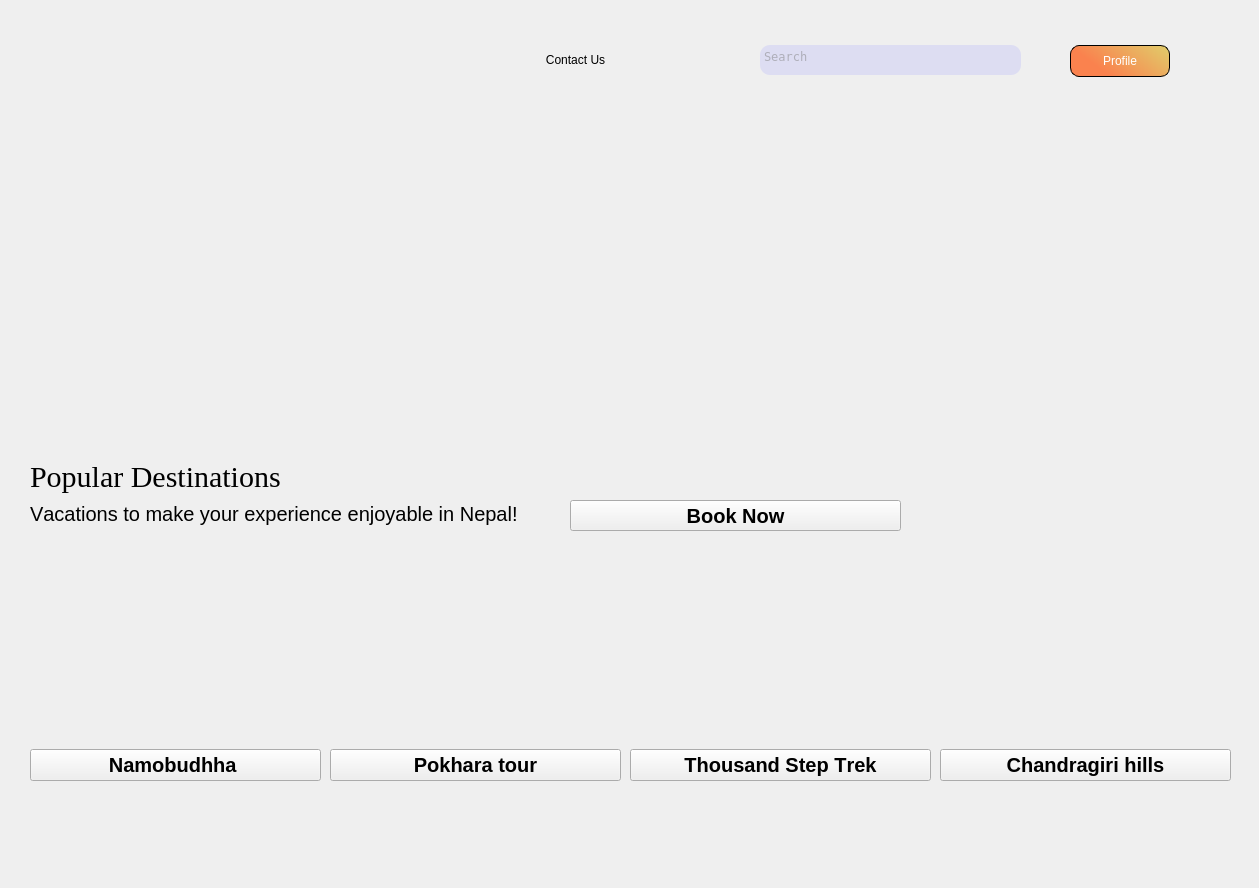
<?xml version="1.0" encoding="UTF-8"?>
<ui version="4.0">
 <class>MainWindow</class>
 <widget class="QMainWindow" name="MainWindow">
  <property name="geometry">
   <rect>
    <x>0</x>
    <y>0</y>
    <width>1259</width>
    <height>888</height>
   </rect>
  </property>
  <property name="minimumSize">
   <size>
    <width>1249</width>
    <height>888</height>
   </size>
  </property>
  <property name="font">
   <font>
    <kerning>false</kerning>
   </font>
  </property>
  <property name="focusPolicy">
   <enum>Qt::ClickFocus</enum>
  </property>
  <property name="windowTitle">
   <string>Homepage</string>
  </property>
  <property name="windowIcon">
   <iconset resource="source.qrc">
    <normaloff>:/images/images/logo-login.png</normaloff>:/images/images/logo-login.png</iconset>
  </property>
  <property name="styleSheet">
   <string notr="true"/>
  </property>
  <property name="documentMode">
   <bool>true</bool>
  </property>
  <widget class="QWidget" name="centralwidget">
   <property name="sizeIncrement">
    <size>
     <width>1280</width>
     <height>832</height>
    </size>
   </property>
   <property name="styleSheet">
    <string notr="true">#centralwidget{
border-image: url(:/images/home-page.png);
}</string>
   </property>
   <widget class="QLabel" name="Logo">
    <property name="geometry">
     <rect>
      <x>60</x>
      <y>40</y>
      <width>221</width>
      <height>31</height>
     </rect>
    </property>
    <property name="styleSheet">
     <string notr="true">background-repeat:no-repeat;
background-image: url(:/images/travelSphere.png);</string>
    </property>
    <property name="text">
     <string/>
    </property>
   </widget>
   <widget class="QWidget" name="horizontalWidget" native="true">
    <property name="geometry">
     <rect>
      <x>390</x>
      <y>20</y>
      <width>371</width>
      <height>80</height>
     </rect>
    </property>
    <property name="styleSheet">
     <string notr="true">*{color:black;
background:none;}
.QPushButton{
border-radius:2px;
	font: 14pt &quot;Andale Mono&quot;;
}
*:hover{
text-decoration:underline;
	color: rgb(91, 34, 105);
}</string>
    </property>
    <layout class="QHBoxLayout" name="horizontalLayout_2">
     <item>
      <widget class="QPushButton" name="ContactUs">
       <property name="text">
        <string>Contact Us</string>
       </property>
      </widget>
     </item>
    </layout>
   </widget>
   <widget class="QPushButton" name="Profile">
    <property name="geometry">
     <rect>
      <x>1070</x>
      <y>45</y>
      <width>100</width>
      <height>32</height>
     </rect>
    </property>
    <property name="styleSheet">
     <string notr="true">*{
border-radius:9px;
	background-color: qlineargradient(spread:pad, x1:0.0788177, y1:0.380682, x2:1, y2:0, stop:0.0640394 rgba(250, 130, 78, 255), stop:1 rgba(224, 206, 107, 255));
color:white;
	font: 13pt &quot;Monaco&quot;;
	border-color: rgb(0,0,0);
  border-style: solid;
  border-width: 1px;

}

*:hover{
color:#F5E0E0;
}</string>
    </property>
    <property name="text">
     <string>Profile</string>
    </property>
   </widget>
   <widget class="QPlainTextEdit" name="plainTextEdit">
    <property name="geometry">
     <rect>
      <x>760</x>
      <y>45</y>
      <width>261</width>
      <height>30</height>
     </rect>
    </property>
    <property name="focusPolicy">
     <enum>Qt::ClickFocus</enum>
    </property>
    <property name="styleSheet">
     <string notr="true">background-color: rgba(150, 150, 255,50);
color:grey;
border-radius:10px;
font-family:Andale Mono;</string>
    </property>
    <property name="backgroundVisible">
     <bool>false</bool>
    </property>
    <property name="placeholderText">
     <string>Search</string>
    </property>
   </widget>
   <widget class="QPushButton" name="pushButton">
    <property name="geometry">
     <rect>
      <x>990</x>
      <y>45</y>
      <width>31</width>
      <height>32</height>
     </rect>
    </property>
    <property name="styleSheet">
     <string notr="true">border-radius:3px;
background-image: url(:/images/icons8-search-30.png);
background-repeat:no-repeat;</string>
    </property>
    <property name="text">
     <string/>
    </property>
   </widget>
   <widget class="QPushButton" name="bookNow">
    <property name="geometry">
     <rect>
      <x>570</x>
      <y>500</y>
      <width>331</width>
      <height>31</height>
     </rect>
    </property>
    <property name="font">
     <font>
      <pointsize>15</pointsize>
      <bold>true</bold>
      <kerning>true</kerning>
     </font>
    </property>
    <property name="text">
     <string>Book Now</string>
    </property>
   </widget>
   <widget class="QWidget" name="layoutWidget">
    <property name="geometry">
     <rect>
      <x>30</x>
      <y>540</y>
      <width>291</width>
      <height>241</height>
     </rect>
    </property>
    <layout class="QVBoxLayout" name="verticalLayout">
     <item>
      <widget class="QLabel" name="label_3">
       <property name="styleSheet">
        <string notr="true">background-image: url(:/images/images/namobuddha.png);</string>
       </property>
       <property name="text">
        <string/>
       </property>
      </widget>
     </item>
     <item>
      <widget class="QPushButton" name="NamoBuddha_PushButton">
       <property name="font">
        <font>
         <pointsize>15</pointsize>
         <bold>true</bold>
        </font>
       </property>
       <property name="styleSheet">
        <string notr="true">color:black</string>
       </property>
       <property name="text">
        <string>Namobudhha </string>
       </property>
       <property name="autoDefault">
        <bool>false</bool>
       </property>
      </widget>
     </item>
    </layout>
   </widget>
   <widget class="QWidget" name="layoutWidget">
    <property name="geometry">
     <rect>
      <x>330</x>
      <y>540</y>
      <width>291</width>
      <height>241</height>
     </rect>
    </property>
    <layout class="QVBoxLayout" name="verticalLayout_2">
     <item>
      <widget class="QLabel" name="label_4">
       <property name="styleSheet">
        <string notr="true">background-image: url(:/images/images/Pokhara.png) ; </string>
       </property>
       <property name="text">
        <string/>
       </property>
      </widget>
     </item>
     <item>
      <widget class="QPushButton" name="Pokhara_PushButton">
       <property name="font">
        <font>
         <pointsize>15</pointsize>
         <bold>true</bold>
        </font>
       </property>
       <property name="styleSheet">
        <string notr="true">color:black;</string>
       </property>
       <property name="text">
        <string>Pokhara tour</string>
       </property>
      </widget>
     </item>
    </layout>
   </widget>
   <widget class="QWidget" name="layoutWidget">
    <property name="geometry">
     <rect>
      <x>630</x>
      <y>540</y>
      <width>301</width>
      <height>241</height>
     </rect>
    </property>
    <layout class="QVBoxLayout" name="verticalLayout_3">
     <item>
      <widget class="QLabel" name="label_5">
       <property name="styleSheet">
        <string notr="true">background-image: url(:/images/images/thousand steps.png) ; 
border-radius:10px;</string>
       </property>
       <property name="text">
        <string/>
       </property>
      </widget>
     </item>
     <item>
      <widget class="QPushButton" name="ThousandStep_PushButton">
       <property name="font">
        <font>
         <pointsize>15</pointsize>
         <bold>true</bold>
        </font>
       </property>
       <property name="styleSheet">
        <string notr="true">color:black;</string>
       </property>
       <property name="text">
        <string>Thousand Step Trek</string>
       </property>
      </widget>
     </item>
    </layout>
   </widget>
   <widget class="QWidget" name="layoutWidget">
    <property name="geometry">
     <rect>
      <x>940</x>
      <y>540</y>
      <width>291</width>
      <height>241</height>
     </rect>
    </property>
    <layout class="QVBoxLayout" name="verticalLayout_4">
     <item>
      <widget class="QLabel" name="label_6">
       <property name="styleSheet">
        <string notr="true">background-image: url(:/images/images/chandragiri hills.png) ;</string>
       </property>
       <property name="text">
        <string/>
       </property>
      </widget>
     </item>
     <item>
      <widget class="QPushButton" name="Chandragiri_PushButton">
       <property name="font">
        <font>
         <pointsize>15</pointsize>
         <bold>true</bold>
        </font>
       </property>
       <property name="styleSheet">
        <string notr="true">color:black;</string>
       </property>
       <property name="text">
        <string>Chandragiri hills</string>
       </property>
      </widget>
     </item>
    </layout>
   </widget>
   <widget class="QWidget" name="layoutWidget">
    <property name="geometry">
     <rect>
      <x>30</x>
      <y>460</y>
      <width>524</width>
      <height>68</height>
     </rect>
    </property>
    <layout class="QVBoxLayout" name="verticalLayout_5">
     <item>
      <widget class="QLabel" name="label">
       <property name="styleSheet">
        <string notr="true">font-size:30px;
color:black;
font-family:Times New Roman</string>
       </property>
       <property name="text">
        <string>Popular Destinations</string>
       </property>
      </widget>
     </item>
     <item>
      <widget class="QLabel" name="label_2">
       <property name="styleSheet">
        <string notr="true">color:black;
font-size:20px;
font: 13pt &quot;Andale Mono&quot;;</string>
       </property>
       <property name="text">
        <string>Vacations to make your experience enjoyable in Nepal!</string>
       </property>
      </widget>
     </item>
    </layout>
   </widget>
  </widget>
 </widget>
 <resources>
  <include location="source.qrc"/>
 </resources>
 <connections/>
</ui>
